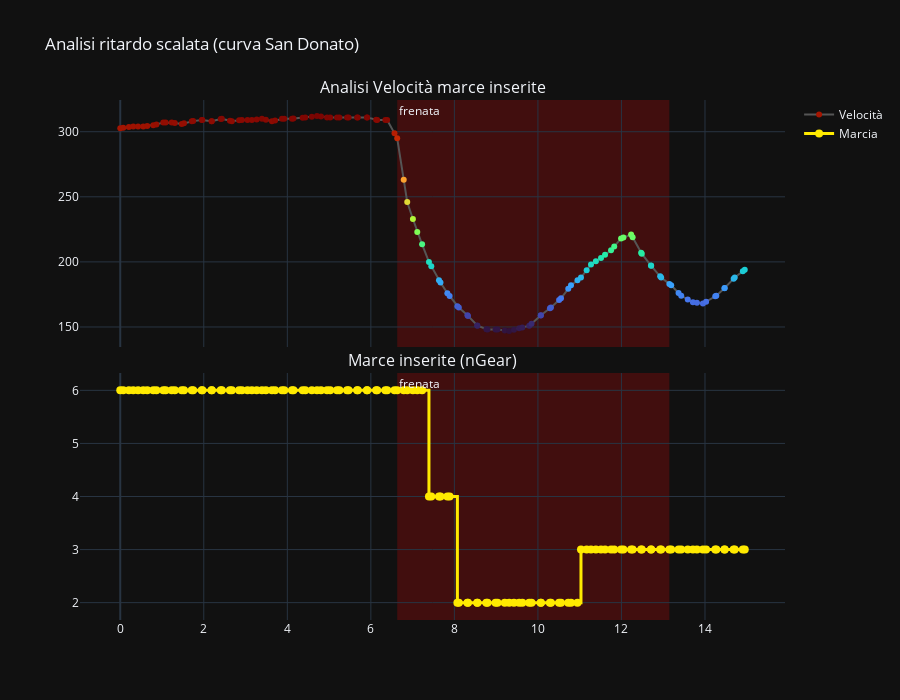

The notebook cell saved with this chart:
### Markdown cell above
#### Analisi spaziatura cambio
Ho plottato la distribuzione della velocità per ogni marcia per vedere se la rapportatura ha senso dopo aver traslato le marce della F1 di (-)2.

**NOTE**
- I boxplot non si sovrappongono: vuol dire che ogni marcia ha il suo range di utilizzo ben definito, non ci sono buchi di coppia.
- I baffi si toccano appena: ottimo, significa che quando cambio marcia il motore è già nel regime giusto.
- Quei puntini in basso (outliers) sotto la 5a e la 6a sono normali: sono le staccate violente (tipo San Donato) dove la velocità crolla prima che il pilota riesca a scalare fisicamente la marcia. Ma verificherò con il successivo grafico

### Code cell
import plotly.graph_objects as go
from plotly.subplots import make_subplots

df_zoom = df.filter(pl.col("Time_Sec") < 15).to_pandas()

fig = make_subplots(
    rows=2, cols=1, 
    shared_xaxes=True, 
    vertical_spacing=0.05,
    subplot_titles=("Analisi Velocità marce inserite", "Marce inserite (nGear)")
)

# rgrafico velocità
fig.add_trace(go.Scatter(
    x=df_zoom["Time_Sec"], 
    y=df_zoom["Speed"],
    mode='lines+markers',
    name='Velocità',
    marker=dict(size=6, color=df_zoom["Speed"], colorscale="Turbo"), # Colorato per velocità
    line=dict(color='#555')
), row=1, col=1)


# grafico marce
fig.add_trace(go.Scatter(
    x=df_zoom["Time_Sec"], 
    y=df_zoom["nGear"],
    mode='lines+markers',
    name='Marcia',
    line=dict(shape='hv', color='#ffea00', width=3), # hv per avere "effetto quantizzato", a gradino
    marker=dict(size=8)
), row=2, col=1)

brake_zones = df_zoom[df_zoom["Brake"] == True]

# "zoom" sui promi 15 secondi (definiti prima)
if not brake_zones.empty:
    x0 = brake_zones["Time_Sec"].iloc[0]
    x1 = brake_zones["Time_Sec"].iloc[-1]
    
    fig.add_vrect(x0=x0, x1=x1, fillcolor="red", opacity=0.2, layer="below", line_width=0, annotation_text="frenata", annotation_position="top left")

fig.update_layout(
    title_text="Analisi ritardo scalata (curva San Donato)", 
    template="plotly_dark", 
    height=700,
    hovermode="x unified" # così si possonon vedere i dati di entrambi i grafici passando il mouse
)

fig.show()

### Figure 1 — Plotly figure (JSON) as saved in the notebook; plotly's stock layout.template omitted (floating-point values rounded to 4 significant figures; data arrays with more than 128 entries replaced by an {"elided": "..."} marker saying what was removed)
{"data": [{"line": {"color": "#555"}, "marker": {"color": {"elided": "131 float values"}, "colorscale": [[0, "#30123b"], [0.07143, "#4145ab"], [0.1429, "#4675ed"], [0.2143, "#39a2fc"], [0.2857, "#1bcfd4"], [0.3571, "#24eca6"], [0.4286, "#61fc6c"], [0.5, "#a4fc3b"], [0.5714, "#d1e834"], [0.6429, "#f3c63a"], [0.7143, "#fe9b2d"], [0.7857, "#f36315"], [0.8571, "#d93806"], [0.9286, "#b11901"], [1, "#7a0402"]], "size": 6}, "mode": "lines+markers", "name": "Velocità", "type": "scatter", "x": {"elided": "131 float values"}, "xaxis": "x", "y": {"elided": "131 float values"}, "yaxis": "y"}, {"line": {"color": "#ffea00", "shape": "hv", "width": 3}, "marker": {"size": 8}, "mode": "lines+markers", "name": "Marcia", "type": "scatter", "x": {"elided": "131 float values"}, "xaxis": "x2", "y": {"elided": "131 int values"}, "yaxis": "y2"}], "layout": {"annotations": [{"font": {"size": 16}, "showarrow": false, "text": "Analisi Velocità marce inserite", "x": 0.5, "xanchor": "center", "xref": "paper", "y": 1, "yanchor": "bottom", "yref": "paper"}, {"font": {"size": 16}, "showarrow": false, "text": "Marce inserite (nGear)", "x": 0.5, "xanchor": "center", "xref": "paper", "y": 0.475, "yanchor": "bottom", "yref": "paper"}, {"showarrow": false, "text": "frenata", "x": 6.631, "xanchor": "left", "xref": "x", "y": 1, "yanchor": "top", "yref": "y domain"}, {"showarrow": false, "text": "frenata", "x": 6.631, "xanchor": "left", "xref": "x2", "y": 1, "yanchor": "top", "yref": "y2 domain"}], "height": 700, "hovermode": "x unified", "shapes": [{"fillcolor": "red", "layer": "below", "line": {"width": 0}, "opacity": 0.2, "type": "rect", "x0": 6.631, "x1": 13.15, "xref": "x", "y0": 0, "y1": 1, "yref": "y domain"}, {"fillcolor": "red", "layer": "below", "line": {"width": 0}, "opacity": 0.2, "type": "rect", "x0": 6.631, "x1": 13.15, "xref": "x2", "y0": 0, "y1": 1, "yref": "y2 domain"}], "title": {"text": "Analisi ritardo scalata (curva San Donato)"}, "xaxis": {"anchor": "y", "domain": [0, 1], "matches": "x2", "showticklabels": false}, "xaxis2": {"anchor": "y2", "domain": [0, 1]}, "yaxis": {"anchor": "x", "domain": [0.525, 1]}, "yaxis2": {"anchor": "x2", "domain": [0, 0.475]}}}
